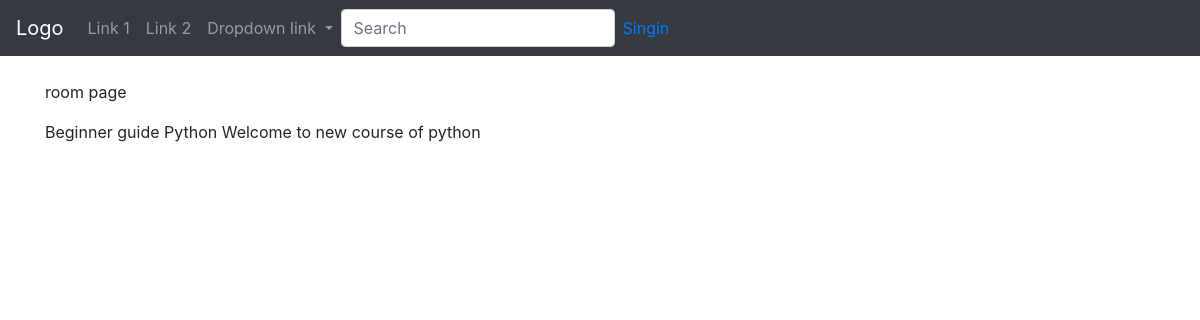
Page /room/6/ on the committed database.
### root/models.py (models this page shows, shortened)
class Room(models.Model):
    host= models.ForeignKey(User, on_delete=models.CASCADE,null=True)
    topic=models.ForeignKey(Topic, on_delete=models.SET_NULL,null=True)
    title=models.CharField(max_length=255)
    description= models.TextField(null=True, blank=True)
    updated= models.DateTimeField(auto_now=True)
    created= models.DateTimeField(auto_now_add=True)
    class Meta:
        ordering = ['-updated', '-created']

### root/views.py (the view)
# urls.py: path('room/<str:pk>/',views.room, name ='room'),
def room(request,pk):
    room=Room.objects.get(id=pk)
    context={'room' : room}
    return render(request, 'root/room.html',context)

### root/templates/root/room.html
{% extends 'base.html' %}
{% block content %}
 <div class='container'>
     <p>room page</p>
     {{room.title}}
     {{room.description}}
 </div>
{% endblock content%}

### rows in the picture
Room: title "Beginner guide Python", description "Welcome to new course of python"
